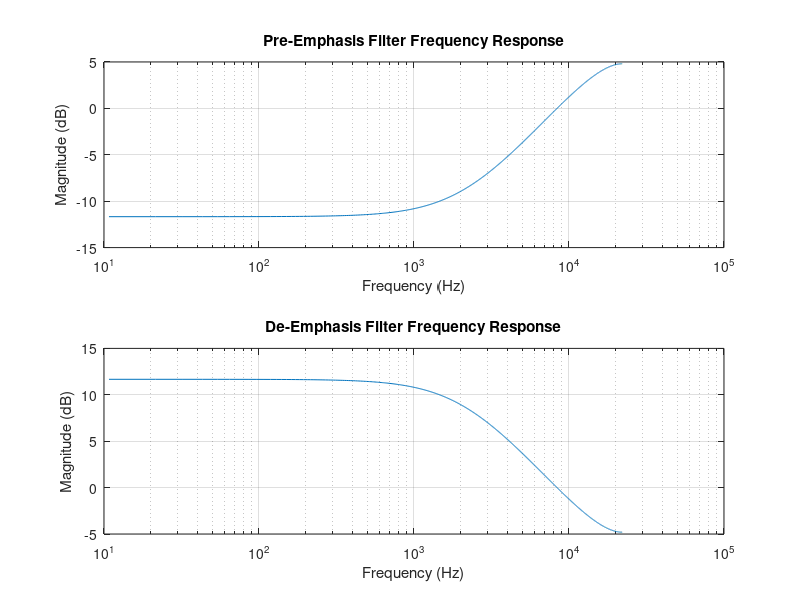
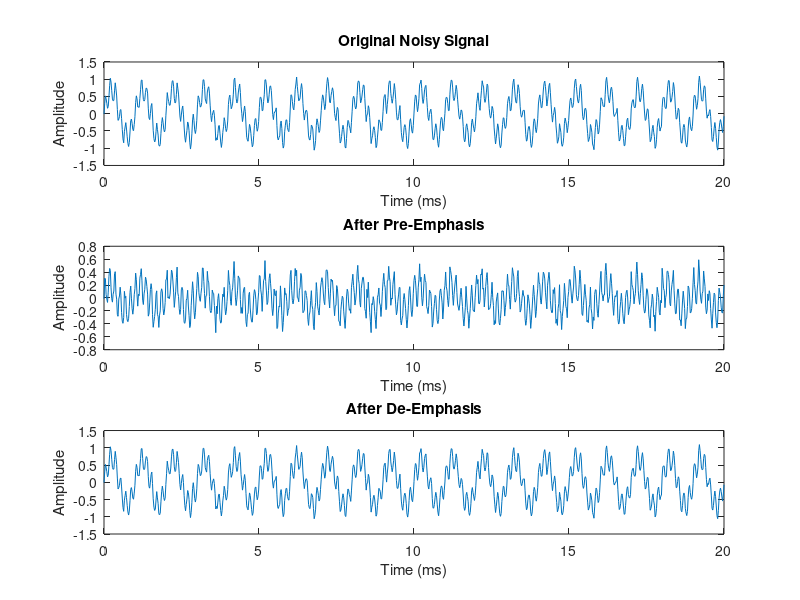

These charts were generated, in order, by the following MATLAB code:
clc; clear; close all;

tau = 75e-6;
fs = 44100;
a = exp(-1/(tau*fs));
fprintf('Filter coefficient (a) = %.5f\n', a);

t = 0:1/fs:0.02;
x = sin(2*pi*1000*t) + 0.5*sin(2*pi*6000*t);
x = x / max(abs(x));

noise = 0.05*randn(size(x));
x_noisy = x + noise;

y_pre = filter([1 -a], 1, x_noisy);
y_de = filter(1, [1 -a], y_pre);

N = 2048;
[H_pre, f] = freqz([1 -a], 1, N, fs);
[H_de, ~] = freqz(1, [1 -a], N, fs);

figure;
subplot(2,1,1);
semilogx(f, 20*log10(abs(H_pre)));
title('Pre-Emphasis Filter Frequency Response');
xlabel('Frequency (Hz)'); ylabel('Magnitude (dB)'); grid on;
subplot(2,1,2);
semilogx(f, 20*log10(abs(H_de)));
title('De-Emphasis Filter Frequency Response');
xlabel('Frequency (Hz)'); ylabel('Magnitude (dB)'); grid on;

figure;
subplot(3,1,1);
plot(t*1000, x_noisy); title('Original Noisy Signal');
xlabel('Time (ms)'); ylabel('Amplitude');
subplot(3,1,2);
plot(t*1000, y_pre); title('After Pre-Emphasis');
xlabel('Time (ms)'); ylabel('Amplitude');
subplot(3,1,3);
plot(t*1000, y_de); title('After De-Emphasis');
xlabel('Time (ms)'); ylabel('Amplitude');

SNR_in = 10*log10(var(x)/var(x_noisy - x));
SNR_out = 10*log10(var(x)/var(y_de - x));
fprintf('\nSNR before equalization = %.2f dB\n', SNR_in);
fprintf('SNR after equalization  = %.2f dB\n', SNR_out);
fprintf('SNR Improvement = %.2f dB\n', SNR_out - SNR_in);
